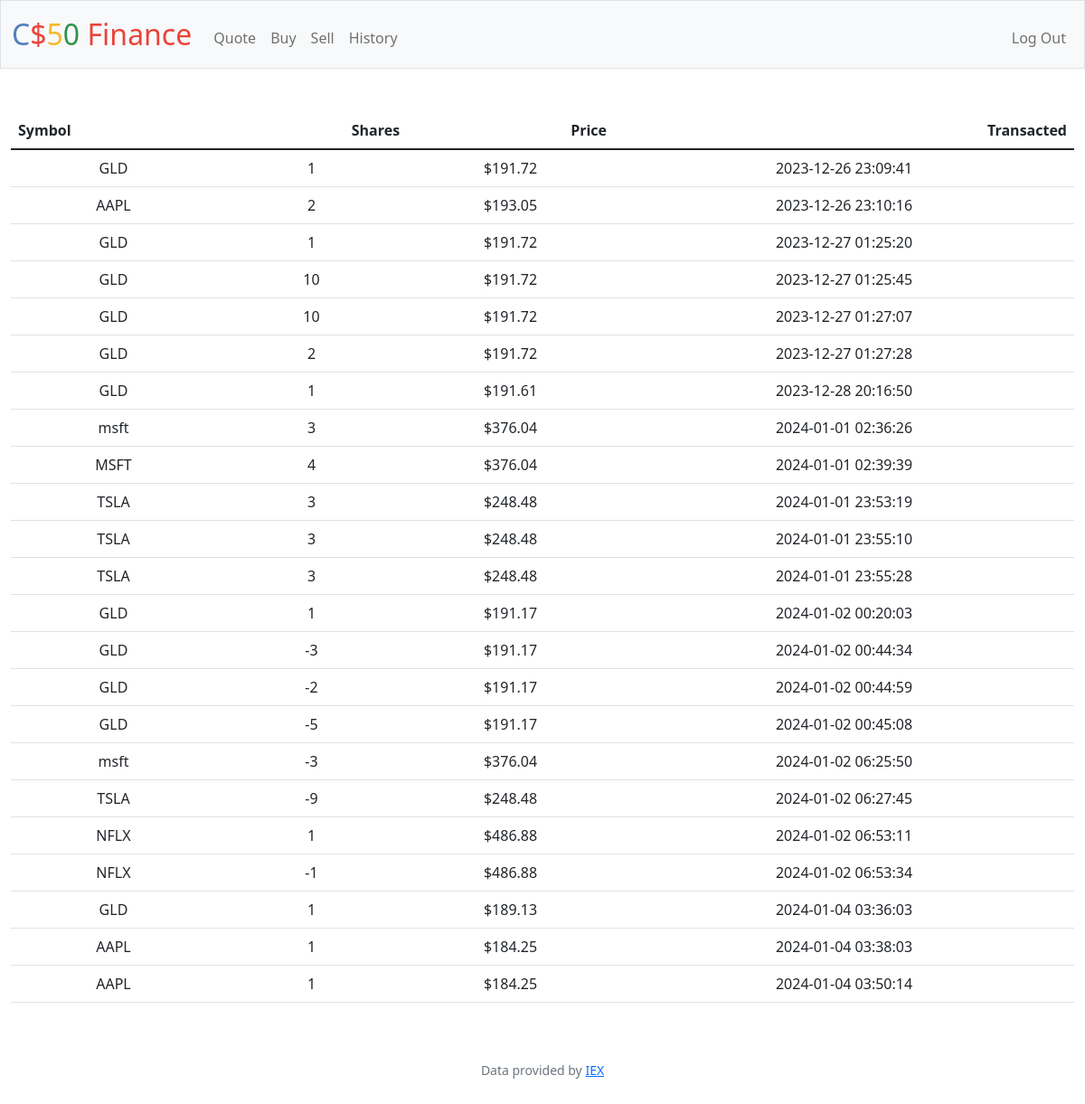
Page /history (signed in) on the committed database.
### tables this page shows
CREATE TABLE transactions (transaction_id INTEGER, user_id INTEGER, stock_id INTEGER, quantity INTEGER NOT NULL, price NUMERIC NOT NULL, datetime NUMERIC NOT NULL DEFAULT CURRENT_TIMESTAMP, PRIMARY KEY(transaction_id),FOREIGN KEY(user_id) REFERENCES users(id), FOREIGN KEY(stock_id) REFERENCES stocks(stock_id));

CREATE TABLE stocks (stock_id INTEGER PRIMARY KEY AUTOINCREMENT NOT NULL, stock_symbol TEXT NOT NULL UNIQUE);

### app.py (the view)
@app.route("/history")
@login_required
def history():
    user_id = int(session["user_id"])
    histories = db.execute(
        "SELECT * FROM transactions JOIN stocks ON transactions.stock_id = stocks.stock_id WHERE user_id = ?",
        user_id,
    )
    return render_template("history.html", histories=histories)

### app.py (called while the page is built)
@app.after_request
def add_hsts_header(response):
    response.headers[
        "Strict-Transport-Security"
    ] = "max-age=31536000; includeSubDomains; preload"
    return response

@app.after_request
def after_request(response):
    response.headers["Cache-Control"] = "no-cache, no-store, must-revalidate"
    response.headers["Expires"] = 0
    response.headers["Pragma"] = "no-cache"
    return response

### helpers.py (called while the page is built)
def login_required(f):
    @wraps(f)
    def decorated_function(*args, **kwargs):
        if session.get("user_id") is None:
            return redirect("/login")
        return f(*args, **kwargs)
    return decorated_function

### templates/history.html (shortened to what this page needs)
{% extends "layout.html" %}
{% block main %}
    <table class = "table">
        <thead>
            <tr>
                <th class="text-start">Symbol</th>
                <th class="text-end">Shares</th>
                <th class="text-end">Price</th>
                <th class="text-end">Transacted</th>
            </tr>
        </thead>
        <tbody>
            {% for history in histories %}
            <tr>
                <td>{{ history["stock_symbol"] }}</td>
                <td>{{ history["quantity"] }}</td>
                <td>{{ history.price}}</td>
                <td>{{ history.datetime }}</td>
            </tr>
            {% endfor %}
        </tbody>
    </table>
{% endblock %}

### templates/layout.html (shortened to what this page needs)
<!DOCTYPE html>
<html lang="en">
    <head>
        <link href="https://cdn.jsdelivr.net/npm/bootstrap@5.1.3/dist/css/bootstrap.min.css" rel="stylesheet">
        <link href="/static/styles.css" rel="stylesheet">
    </head>
    <body>
        <nav class="bg-light border navbar navbar-expand-md navbar-light">
            <div class="container-fluid">
                <a class="navbar-brand" href="/"><span class="blue">C</span><span class="red">$</span><span class="yellow">5</span><span class="green">0</span> <span class="red">Finance</span></a>
                <div class="collapse navbar-collapse" id="navbar">
                    {% if session["user_id"] %}
                        <ul class="navbar-nav me-auto mt-2">
                            <li class="nav-item"><a class="nav-link" href="/quote">Quote</a></li>
                            <li class="nav-item"><a class="nav-link" href="/buy">Buy</a></li>
                            <li class="nav-item"><a class="nav-link" href="/sell">Sell</a></li>
                            <li class="nav-item"><a class="nav-link" href="/history">History</a></li>
                        </ul>
                        <ul class="navbar-nav ms-auto mt-2">
                            <li class="nav-item"><a class="nav-link" href="/logout">Log Out</a></li>
                        </ul>
                    {% else %}
                        <ul class="navbar-nav ms-auto mt-2">
                            <li class="nav-item"><a class="nav-link" href="/register">Register</a></li>
                            <li class="nav-item"><a class="nav-link" href="/login">Log In</a></li>
                        </ul>
                    {% endif %}
                </div>
            </div>
        </nav>
        <main class="container-fluid py-5 text-center">
            {% block main %}{% endblock %}
        </main>
        <footer class="mb-5 small text-center text-muted">
            Data provided by <a href="https://iexcloud.io/">IEX</a>
        </footer>
    </body>
</html>

### static/styles.css (style rules this page uses)
nav .navbar-brand { font-size: xx-large; }
nav .navbar-brand .blue { color: #537fbe; }
nav .navbar-brand .red { color: #ea433b; }
nav .navbar-brand .yellow { color: #f5b82e; }
nav .navbar-brand .green { color: #2e944b; }

### rows in the picture
transactions: stock_symbol "GLD", quantity "1", price "$191.72", datetime "2023-12-26 23:09:41"
transactions: stock_symbol "AAPL", quantity "2", price "$193.05", datetime "2023-12-26 23:10:16"
transactions: stock_symbol "GLD", quantity "1", price "$191.72", datetime "2023-12-27 01:25:20"
transactions: stock_symbol "GLD", quantity "10", price "$191.72", datetime "2023-12-27 01:25:45"
transactions: stock_symbol "GLD", quantity "10", price "$191.72", datetime "2023-12-27 01:27:07"
transactions: stock_symbol "GLD", quantity "2", price "$191.72", datetime "2023-12-27 01:27:28"
transactions: stock_symbol "GLD", quantity "1", price "$191.61", datetime "2023-12-28 20:16:50"
transactions: stock_symbol "msft", quantity "3", price "$376.04", datetime "2024-01-01 02:36:26"
transactions: stock_symbol "MSFT", quantity "4", price "$376.04", datetime "2024-01-01 02:39:39"
transactions: stock_symbol "TSLA", quantity "3", price "$248.48", datetime "2024-01-01 23:53:19"
transactions: stock_symbol "TSLA", quantity "3", price "$248.48", datetime "2024-01-01 23:55:10"
transactions: stock_symbol "TSLA", quantity "3", price "$248.48", datetime "2024-01-01 23:55:28"
transactions: stock_symbol "GLD", quantity "1", price "$191.17", datetime "2024-01-02 00:20:03"
transactions: stock_symbol "GLD", quantity "-3", price "$191.17", datetime "2024-01-02 00:44:34"
transactions: stock_symbol "GLD", quantity "-2", price "$191.17", datetime "2024-01-02 00:44:59"
transactions: stock_symbol "GLD", quantity "-5", price "$191.17", datetime "2024-01-02 00:45:08"
transactions: stock_symbol "msft", quantity "-3", price "$376.04", datetime "2024-01-02 06:25:50"
transactions: stock_symbol "TSLA", quantity "-9", price "$248.48", datetime "2024-01-02 06:27:45"
transactions: stock_symbol "NFLX", quantity "1", price "$486.88", datetime "2024-01-02 06:53:11"
transactions: stock_symbol "NFLX", quantity "-1", price "$486.88", datetime "2024-01-02 06:53:34"
transactions: stock_symbol "GLD", quantity "1", price "$189.13", datetime "2024-01-04 03:36:03"
transactions: stock_symbol "AAPL", quantity "1", price "$184.25", datetime "2024-01-04 03:38:03"
transactions: stock_symbol "AAPL", quantity "1", price "$184.25", datetime "2024-01-04 03:50:14"
